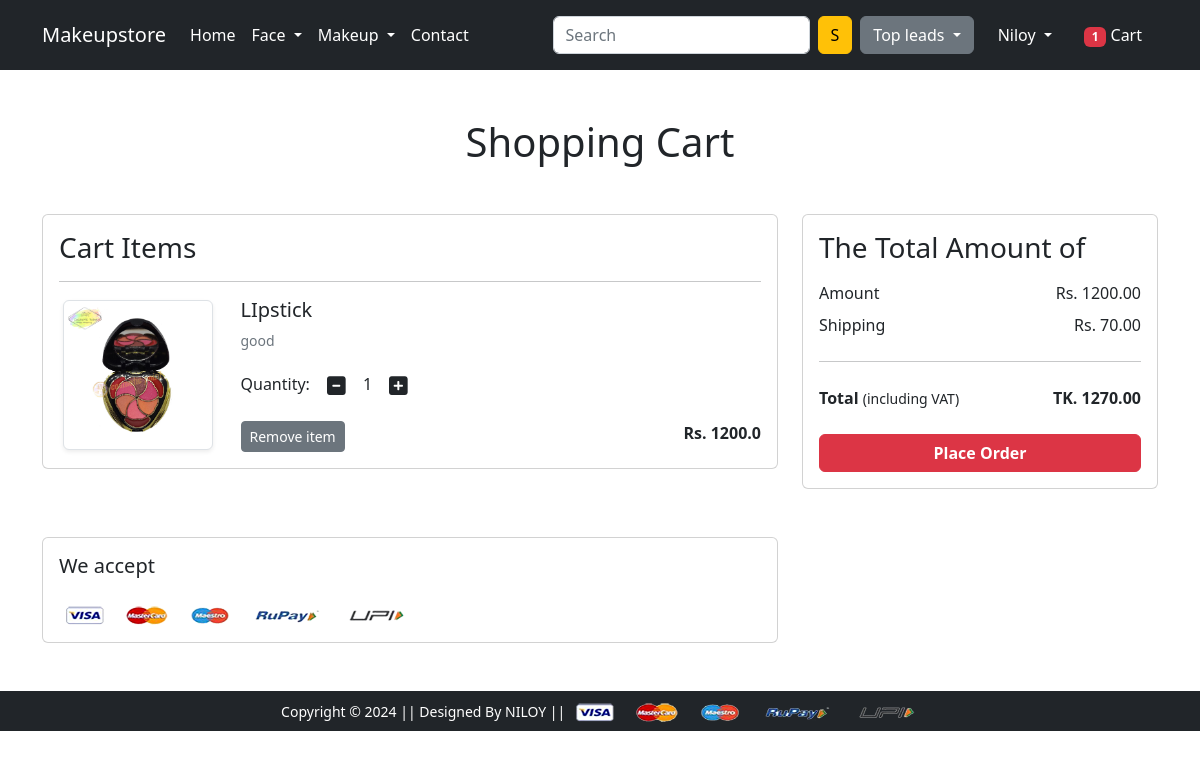
The app's page /cart/ (signed in) with its own data.
### app/models.py (models this page shows, shortened)
class Cart(models.Model):
 user = models.ForeignKey(User, on_delete=models.CASCADE)
 product = models.ForeignKey(Product, on_delete=models.CASCADE)
 quantity = models.PositiveIntegerField(default=1)

class Product(models.Model):
 title = models.CharField(max_length=100)
 selling_price = models.FloatField()
 discounted_price = models.FloatField()
 description = models.TextField()
 brand = models.CharField(max_length=100)
 category = models.CharField( choices=CATEGORY_CHOICES, max_length=2)
 product_image = models.ImageField(upload_to='productimg')

### app/views.py (the view)
# urls.py: path('cart/', views.show_cart, name='showcart'),
@login_required
def show_cart(request):
    totalitem = 0
    if request.user.is_authenticated:
        totalitem = len(Cart.objects.filter(user=request.user))
        user = request.user
        cart = Cart.objects.filter(user=user)
        amount = 0.0
        shipping_amount = 70.0
        totalamount = 0.0
        cart_product = [p for p in Cart.objects.all() if p.user == request.user]
        lead_users = leaderboard.objects.filter(leaderScore__gt=20).order_by('-leaderScore')
        if cart_product:
            for p in cart_product:
                tempamount = (p.quantity * p.product.selling_price)
                amount += tempamount
                totalamount = amount + shipping_amount
            return render(request, 'app/addtocart.html', {'carts': cart, 'amount': amount, 'totalamount': totalamount, 'totalitem': totalitem, "lead_users":lead_users})
        else:
            return render(request, 'app/emptycart.html', {'totalitem': totalitem, "lead_users":lead_users})
    else:
        return render(request, 'app/emptycart.html', {'totalitem': totalitem, "lead_users":lead_users})

### app/templates/app/addtocart.html (shortened to what this page needs)
{% extends 'app/base.html' %}
{% load static %}
{% block main-content %}
<div class="container my-5">
 <div class="row">
  <h1 class="text-center mb-5">Shopping Cart</h1>
  <div class="col-sm-8">
  <div class="card">
   <div class="card-body">
    <h3>Cart Items</h3>
    {% for cart in carts %}
    <hr>
    <div class="row">
     <div class="col-sm-3 text-center align-self-center"><img src="{{cart.product.product_image.url}}" alt="" srcset="" class="img-fluid img-thumbnail shadow-sm" height="150" width="150"> </div>
     <div class="col-sm-9">
      <div>
       <h5>{{cart.product.title}}</h5>
       <p class="mb-2 text-muted small">{{cart.product.description}}</p>
       <div class="my-3">
        <label for="quantity">Quantity:</label>
        <a class="minus-cart btn" pid="{{cart.product.id}}"><i class="fas fa-minus-square fa-lg"></i></a>
          <span id="quantity">{{cart.quantity}}</span>
        <a class="plus-cart btn" pid="{{cart.product.id}}"><i class="fas fa-plus-square fa-lg"></i></a>
       </div>
       <div class="d-flex justify-content-between">
        <a class="btn btn-sm btn-secondary mr-3 remove-cart" pid={{cart.product.id}}>Remove item </a>
        <p class="mb-0"><span><strong>Rs. {{cart.product.selling_price}}</strong></span></p>
       </div>
      </div>
     </div>
    </div>
    {% endfor %}
   </div>
   </div>
  </div>
  <div class="col-sm-4">
   <div class="card">
    <div class="card-body">
      <h3>The Total Amount of</h3>
      <ul class="list-group">
       <li class="list-group-item d-flex justify-content-between align-items-center border-0 px-0 pb-0">Amount<span>Rs. <span id="amount">{{amount|floatformat:2}}</span> </span></li>
       <li class="list-group-item d-flex justify-content-between align-items-center border-0 px-0">Shipping<span>Rs. 70.00</span></li>
       <hr>
       <li class="list-group-item d-flex justify-content-between align-items-center border-0 px-0 mb-3">
        <div>
           <strong>Total</strong> <small>(including VAT)</small>
         </div>
         <span><strong>TK. </strong><strong id="totalamount"> {{totalamount|floatformat:2}}</strong></span>
       </li>
      </ul>
      <div class="d-grid"><a href="{% url 'checkout' %}" class="btn btn-danger fw-bold">Place Order</a></div>
    </div>
   </div>
  </div>
 </div>
</div>
<div class="container">
 <div class="row">
  <div class="col-sm-8">
   <div class="card">
    <div class="card-body">
      <h5 class="mb-4">We accept</h5>
      <img src="{% static 'app/images/payment.png' %}" alt="" class="img-fluid">
    </div>
  </div>
  </div>
 </div>
</div>
{% endblock main-content %}

### app/templates/app/base.html (shortened to what this page needs)
<!doctype html>
{% load static %}
<html lang="en">
  <head>
    <link rel="stylesheet" href="{% static 'app/css/bootstrap.min.css' %}">
    <link rel="stylesheet" href="{% static 'app/css/bootstrap-grid.min.css' %}">
    <link rel="stylesheet" href="{% static 'app/css/bootstrap-utilities.min.css' %}">
    <link rel="stylesheet" href="{% static 'app/css/owl.carousel.min.css' %}">
    <link rel="stylesheet" href="{% static 'app/css/all.min.css' %}">
    <link rel="stylesheet" href="{% static 'app/css/style.css' %}">
  </head>
  <body>
    <nav class="navbar navbar-expand-lg navbar-dark bg-dark">
     <div class="container">
       <a class="navbar-brand" href="/">Makeupstore</a>
       <div class="collapse navbar-collapse" id="navbarSupportedContent">
         <ul class="navbar-nav me-auto mb-2 mb-lg-0">
           <li class="nav-item">
             <a class="nav-link active" aria-current="page" href="/">Home</a>
           </li>
           <li class="nav-item dropdown">
             <a class="nav-link dropdown-toggle text-white" href="#" id="electronicsDropdown" role="button" data-bs-toggle="dropdown" aria-expanded="false">
               Face
             </a>
           </li>
           <li class="nav-item dropdown">
             <a class="nav-link dropdown-toggle text-white" href="#" id="fashionDropdown" role="button" data-bs-toggle="dropdown" aria-expanded="false">
               Makeup
             </a>
           </li>
           <li class="nav-item">
            <a class="nav-link active" aria-current="page" href="/contact">Contact</a>
          </li>
         </ul>
         <form class="d-flex pt-2 pb-2" method="get" action="/search/">
           <input class="form-control me-2" type="search" placeholder="Search" name="q" aria-label="Search">
           <button class="btn btn-warning" type="submit">S</button>
         </form>
          <div class="dropdown ms-2 me-2">
            <a class="btn btn-secondary dropdown-toggle" href="#" role="button" data-bs-toggle="dropdown" aria-expanded="false">
                Top leads
            </a>
          </div>
         <div>
          <ul class="navbar-nav me-auto mb-2 mb-lg-0">
          {% if request.user.is_authenticated %}
           <li class="nav-item dropdown mx-2">
              <a class="nav-link dropdown-toggle text-white" href="#" id="profileDropdown" role="button" data-bs-toggle="dropdown" aria-expanded="false">
                {{request.user.username|capfirst}}
              </a>
            </li>
            <li class="nav-item mx-2">
              <a href="{% url 'showcart' %}" class="nav-link text-white"><span class="badge bg-danger">{{totalitem}}</span> Cart </a>
            </li>
            {% endif %}
          </ul>
         </div>
       </div>
     </div>
    </nav>
    {% block main-content %} {% endblock main-content %}
    <footer class="container-fluid bg-dark text-center p-2 mt-5">
        <small class="text-white">Copyright &copy; 2024 || Designed By NILOY || </small>
        <img src="{% static 'app/images/payment.png' %}" alt="" srcset="" class="img-fluid" height="2px">
    </footer>
  </body>
</html>

### records on screen
Cart: product.product_image (picture), product "LIpstick", product.description "good", quantity "1", product.selling_price "1200.0"

### other values on screen
{{ request.user.username|capfirst }} "Niloy"
{{ totalitem }} "1"
{{ amount|floatformat:2 }} "1200.00"
{{ totalamount|floatformat:2 }} "1270.00"
